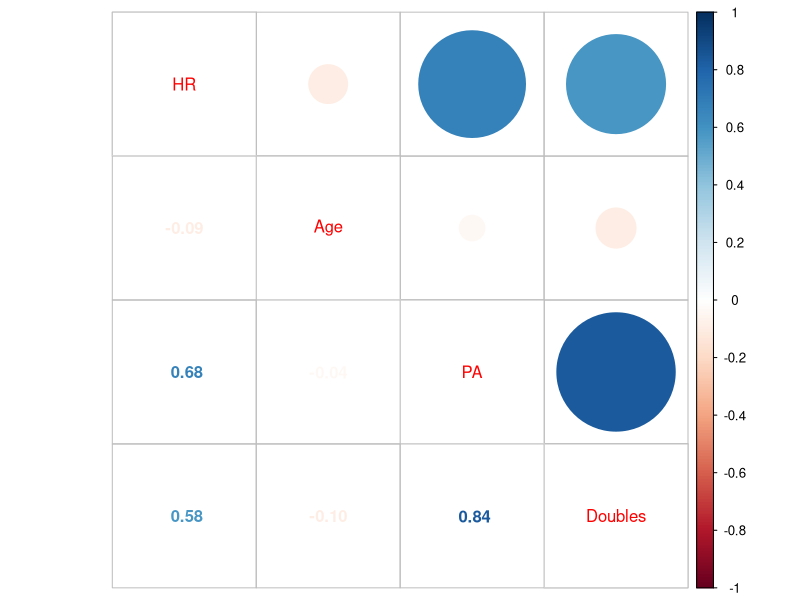
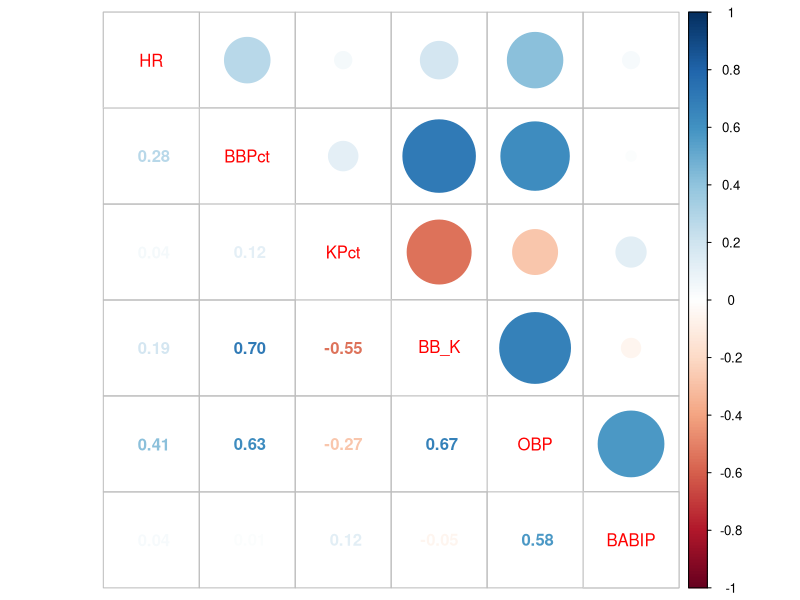
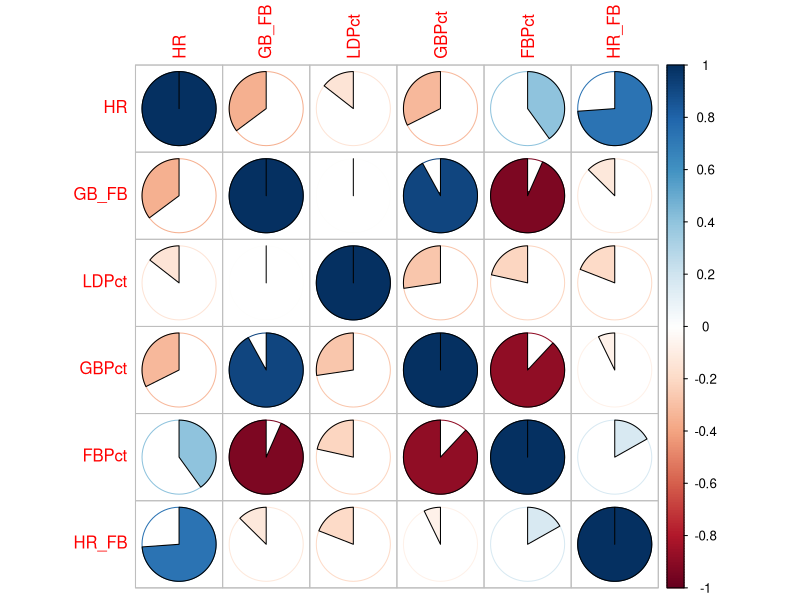
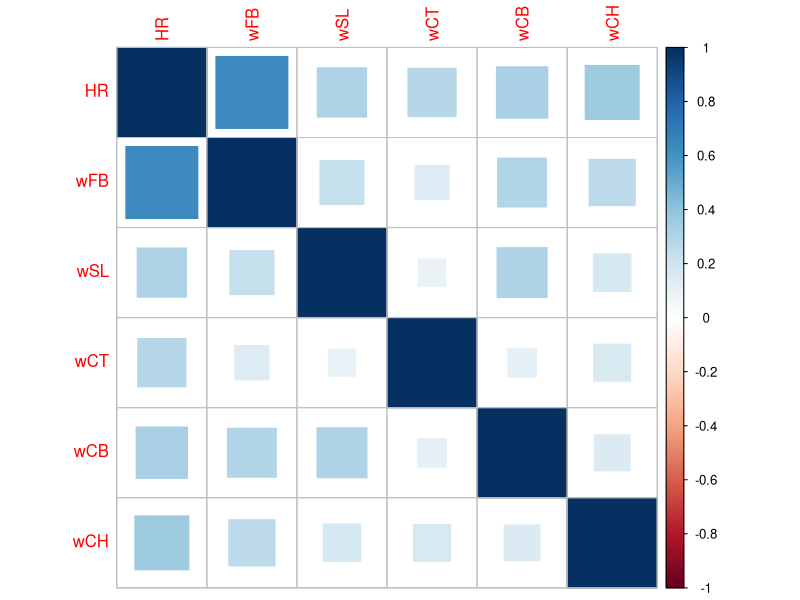
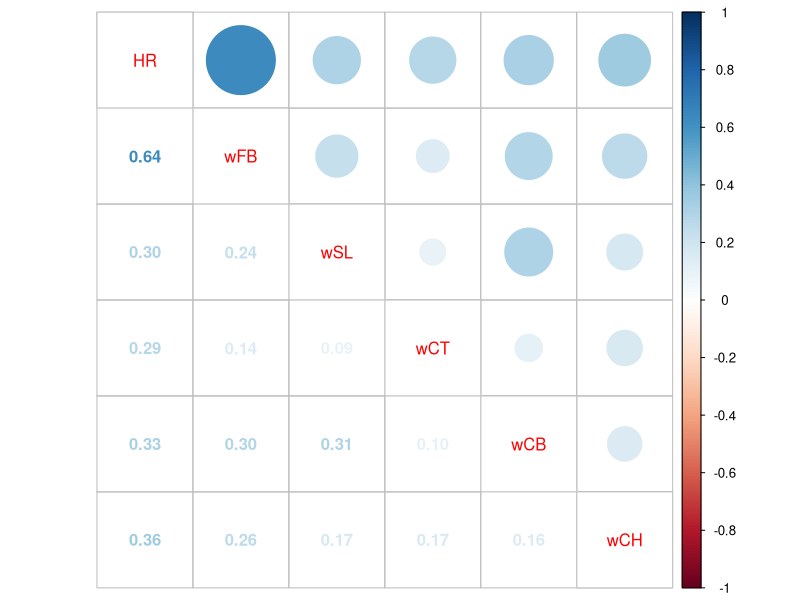
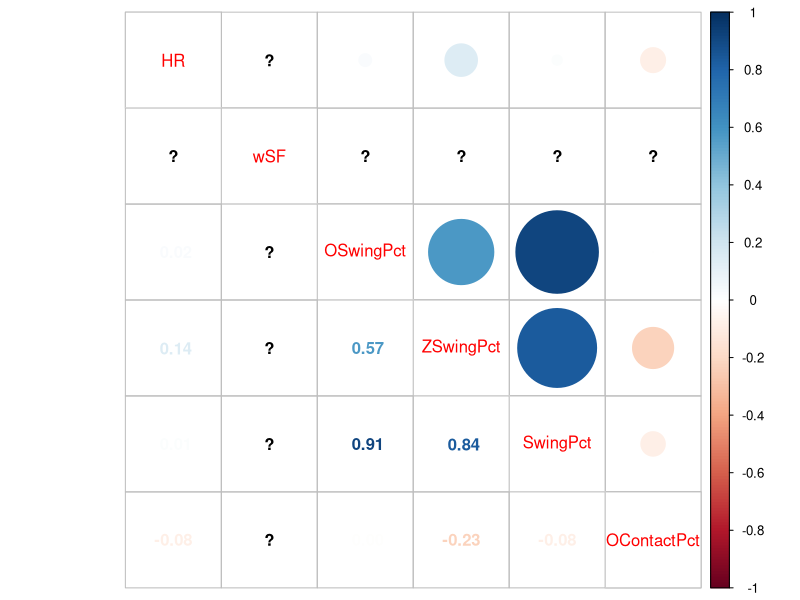
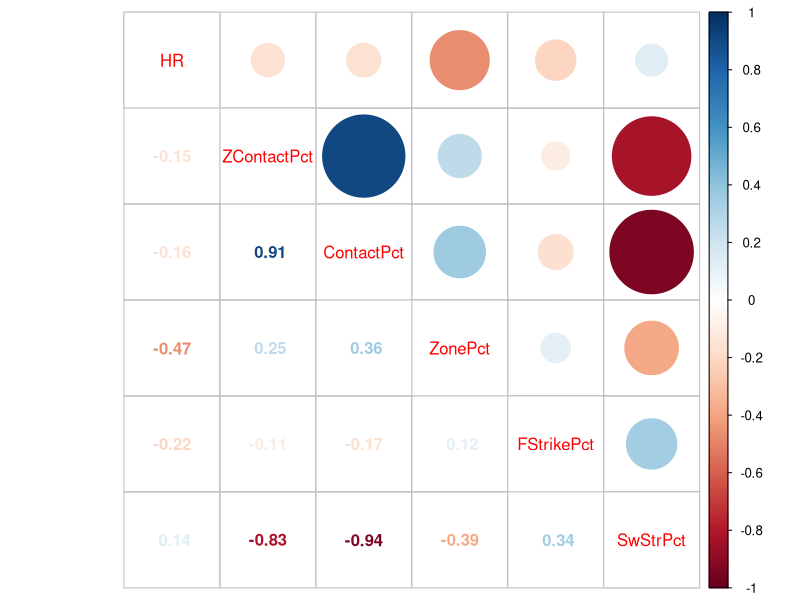
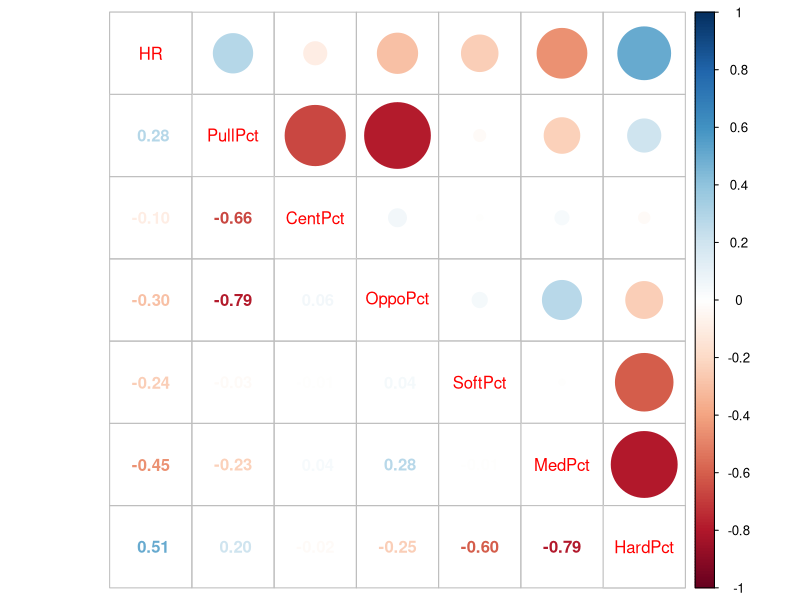

Write R code to recreate these figures, in order.
## ---- chunk 1
library(ggplot2)
library(caret)
library(dplyr)
library(corrplot)
library(GGally)
## ---- chunk 2
library(readr)
HomeRuns <- read_csv('data/HomeRunsPredictorDataRevised.csv')

HomeRuns$HR1 <- as.integer(HomeRuns$HR1)
HomeRuns$HR2 <- as.integer(HomeRuns$HR2)

sum(is.na(HomeRuns$HR1))
sum(is.na(HomeRuns$HR2))

str(HomeRuns)
## ---- chunk 3
summary(HomeRuns)
## ---- chunk 4
corHR1 <- cor(HomeRuns[,2:5])
corrplot.mixed(corHR1)

corHR2 <- cor(HomeRuns[,c(2,6:10)])
corrplot.mixed(corHR2)

corHR3 <- cor(HomeRuns[,c(2,11:15)])
corrplot(corHR3, method = "pie")

corHR4 <- cor(HomeRuns[,c(2,16:20)])
corrplot(corHR4, method = 'square')

corHR4v2 <- cor(HomeRuns[,c(2,16:20)])
corrplot.mixed(corHR4v2)
## ---- chunk 5
corHR5 <- cor(HomeRuns[,c(2,21:25)])
corrplot.mixed(corHR5)

corHR6 <- cor(HomeRuns[,c(2,26:30)])
corrplot.mixed(corHR6)

corHR7 <- cor(HomeRuns[,c(2,31:36)])
corrplot.mixed(corHR7)

corHR8 <- cor(na.omit(HomeRuns[,c(2,37:38)]))
corrplot.mixed(corHR8)
## ---- chunk 6
corHRMatrix <- cor(HomeRuns[,c(2:38)])
corHRMatrix
## ---- chunk 7
ggplot(HomeRuns,aes(x=HR,y=HR1)) + geom_point() + geom_smooth(method = 'lm')
ggplot(HomeRuns,aes(x=HR,y=HR2)) + geom_point() + geom_smooth(method = 'lm')
## ---- chunk 8
ggplot(HomeRuns,aes(x=HR, fill=Age)) + geom_histogram(binwidth = 2) + facet_wrap(~Age)
## ---- chunk 9
ggplot(HomeRuns) + geom_boxplot(aes(x = Age, y = HR)) + facet_wrap(~Age)
## ---- chunk 10
HomeRuns2 <- HomeRuns$HR >= 20
HomeRuns3 <- HomeRuns[HomeRuns2,]
## ---- chunk 11
ggplot(HomeRuns3,aes(x=HR, fill=Age)) + geom_histogram(binwidth = 2) + facet_wrap(~Age)
## ---- chunk 12
HomeRuns$Age2 <- 29 - HomeRuns$Age
HomeRuns$HRDiff <- HomeRuns$HR - HomeRuns$HR1

ggplot(HomeRuns,aes(x=HRDiff,y=Age2)) + geom_point() +geom_smooth(method = 'lm')
## ---- chunk 13
OldAge <- HomeRuns$Age >= 29
HomeRuns4 <- HomeRuns[OldAge,]

ggplot(HomeRuns4,aes(x=HRDiff, fill=Age)) + geom_histogram(binwidth = 2)

ggplot(HomeRuns4,aes(x=HR1,y=HR)) + geom_point() + geom_smooth(method = 'lm')
ggplot(HomeRuns4) + geom_boxplot(aes(x = Age, y = HR)) + facet_wrap(~Age)

## ---- chunk 14
mean(na.omit(HomeRuns4$HRDiff))
median(na.omit(HomeRuns4$HRDiff))
## ---- chunk 15
YoungAge <- HomeRuns$Age <= 29
HomeRuns5 <- HomeRuns[YoungAge,]

ggplot(HomeRuns5,aes(x=HRDiff, fill=Age)) + geom_histogram(binwidth = 2)

ggplot(HomeRuns5,aes(x=HR1,y=HR)) + geom_point() +geom_smooth(method = 'lm')
ggplot(HomeRuns5) + geom_boxplot(aes(x = Age, y = HR)) + facet_wrap(~Age)

mean(na.omit(HomeRuns5$HRDiff))
median(na.omit(HomeRuns5$HRDiff))
## ---- chunk 16
ggplot(HomeRuns,aes(x=HR,y=PA)) + geom_point() + geom_smooth(method = 'lm')
## ---- chunk 17
ggplot(HomeRuns,aes(x=HR,y=wFB)) + geom_point() + geom_smooth(method = 'lm')
## ---- chunk 18
ggplot(HomeRuns,aes(x=HR,y=wCB)) + geom_point() + geom_smooth(method = 'lm')
## ---- chunk 19
ggplot(HomeRuns,aes(x=HR,y=wSL)) + geom_point() + geom_smooth(method = 'lm')
## ---- chunk 20
ggplot(HomeRuns,aes(x=HR,y=wCH)) + geom_point() + geom_smooth(method = 'lm')
## ---- chunk 21
ggplot(HomeRuns,aes(x=HR,y=wCT)) + geom_point() + geom_smooth(method = 'lm')
## ---- chunk 22
ggplot(HomeRuns,aes(x=HR,y=wSF)) + geom_point() + geom_smooth(method = 'lm')
## ---- chunk 23
ggplot(HomeRuns,aes(x=HR,y=Doubles)) + geom_point() + geom_smooth(method = 'lm')
## ---- chunk 24
ggplot(HomeRuns,aes(x=HR,y=BB_K)) + geom_point() + geom_smooth(method = 'lm')
## ---- chunk 25
ggplot(HomeRuns,aes(x=HR,y=BBPct)) + geom_point() + geom_smooth(method = 'lm')
## ---- chunk 26
ggplot(HomeRuns,aes(x=HR,y=KPct)) + geom_point() + geom_smooth(method = 'lm')
## ---- chunk 27
ggplot(HomeRuns,aes(x=HR,y=OBP)) + geom_point() + geom_smooth(method = 'lm')
## ---- chunk 28
ggplot(HomeRuns,aes(x=HR,y=BABIP)) + geom_point() + geom_smooth(method = 'lm')
## ---- chunk 29
ggplot(HomeRuns,aes(x=HR,y=OSwingPct)) + geom_point() + geom_smooth(method = 'lm')
## ---- chunk 30
ggplot(HomeRuns,aes(x=HR,y=ZSwingPct)) + geom_point() + geom_smooth(method = 'lm')
## ---- chunk 31
ggplot(HomeRuns,aes(x=HR,y=SwingPct)) + geom_point() + geom_smooth(method = 'lm')
## ---- chunk 32
ggplot(HomeRuns,aes(x=HR,y=OContactPct)) + geom_point(color = "red") + geom_smooth(method = 'lm')
## ---- chunk 33
ggplot(HomeRuns,aes(x=HR,y=ZContactPct)) + geom_point(color= "dark red") + geom_smooth(method = 'lm')
## ---- chunk 34
ggplot(HomeRuns,aes(x=HR,y=ContactPct)) + geom_point() + geom_smooth(method = 'lm')
## ---- chunk 35
ggplot(HomeRuns,aes(x=HR,y=ZonePct)) + geom_point() + geom_smooth(method = 'lm')
## ---- chunk 36
ggplot(HomeRuns,aes(x=HR,y=FStrikePct)) + geom_point() + geom_smooth(method = 'lm')
## ---- chunk 37
ggplot(HomeRuns,aes(x=HR,y=SwStrPct)) + geom_point() + geom_smooth(method = 'lm')
## ---- chunk 38
ggplot(HomeRuns,aes(x=HR,y=PullPct)) + geom_point() + geom_smooth(method = 'lm')
ggplot(HomeRuns,aes(x=HR,y=CentPct)) + geom_point() + geom_smooth(method = 'lm')
ggplot(HomeRuns,aes(x=HR,y=OppoPct)) + geom_point() + geom_smooth(method = 'lm')
## ---- chunk 39
ggplot(HomeRuns,aes(x=HR,y=SoftPct)) + geom_point() + geom_smooth(method = 'lm')
ggplot(HomeRuns,aes(x=HR,y=MedPct)) + geom_point() + geom_smooth(method = 'lm')
ggplot(HomeRuns,aes(x=HR,y=HardPct)) + geom_point() + geom_smooth(method = 'lm')
## ---- chunk 40
ggplot(HomeRuns,aes(x=HR,y=GB_FB)) + geom_point() + geom_smooth(method = 'lm')
## ---- chunk 41
ggplot(HomeRuns,aes(x=HR,y=GB_FB)) + geom_point(color =ifelse(((abs(HomeRuns$GB_FB)>1.5)),"pink", "black")) + geom_smooth(method = 'lm')
## ---- chunk 42
ggplot(HomeRuns,aes(x=HR,y=LDPct)) + geom_point() + geom_smooth(method = 'lm')
ggplot(HomeRuns,aes(x=HR,y=GBPct)) + geom_point() + geom_smooth(method = 'lm')
ggplot(HomeRuns,aes(x=HR,y=FBPct)) + geom_point() + geom_smooth(method = 'lm')
## ---- chunk 43
ggplot(HomeRuns,aes(x=HR,y=HR_FB)) + geom_point() + geom_smooth(method = 'lm')
## ---- chunk 44
save(HomeRuns, file = "HomeRunsNewdf.rdata")
